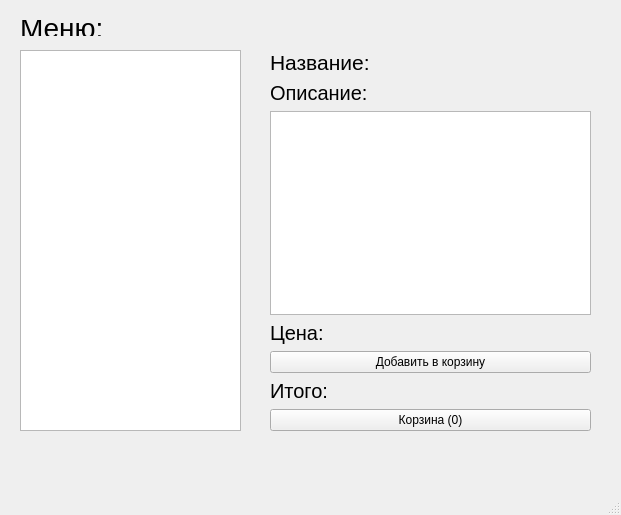
<?xml version="1.0" encoding="UTF-8"?>
<ui version="4.0">
 <class>MakeOrderWindow</class>
 <widget class="QMainWindow" name="MakeOrderWindow">
  <property name="geometry">
   <rect>
    <x>0</x>
    <y>0</y>
    <width>621</width>
    <height>515</height>
   </rect>
  </property>
  <property name="windowTitle">
   <string>MainWindow</string>
  </property>
  <widget class="QWidget" name="centralwidget">
   <widget class="QListWidget" name="dishes">
    <property name="geometry">
     <rect>
      <x>20</x>
      <y>50</y>
      <width>221</width>
      <height>381</height>
     </rect>
    </property>
    <property name="font">
     <font>
      <pointsize>15</pointsize>
     </font>
    </property>
   </widget>
   <widget class="QLabel" name="label">
    <property name="geometry">
     <rect>
      <x>20</x>
      <y>20</y>
      <width>91</width>
      <height>16</height>
     </rect>
    </property>
    <property name="font">
     <font>
      <pointsize>21</pointsize>
     </font>
    </property>
    <property name="text">
     <string>Меню:</string>
    </property>
   </widget>
   <widget class="QWidget" name="verticalLayoutWidget">
    <property name="geometry">
     <rect>
      <x>270</x>
      <y>50</y>
      <width>321</width>
      <height>381</height>
     </rect>
    </property>
    <layout class="QVBoxLayout" name="verticalLayout">
     <item>
      <widget class="QLabel" name="name_label">
       <property name="font">
        <font>
         <pointsize>16</pointsize>
        </font>
       </property>
       <property name="text">
        <string>Название:</string>
       </property>
      </widget>
     </item>
     <item>
      <widget class="QLabel" name="about_label">
       <property name="font">
        <font>
         <pointsize>15</pointsize>
        </font>
       </property>
       <property name="text">
        <string>Описание:</string>
       </property>
      </widget>
     </item>
     <item>
      <widget class="QTextBrowser" name="textBrowser"/>
     </item>
     <item>
      <widget class="QLabel" name="Cost_label">
       <property name="font">
        <font>
         <pointsize>15</pointsize>
        </font>
       </property>
       <property name="text">
        <string>Цена: </string>
       </property>
      </widget>
     </item>
     <item>
      <widget class="QPushButton" name="add_button">
       <property name="text">
        <string>Добавить в корзину</string>
       </property>
      </widget>
     </item>
     <item>
      <widget class="QLabel" name="result_label">
       <property name="font">
        <font>
         <pointsize>15</pointsize>
        </font>
       </property>
       <property name="text">
        <string>Итого:</string>
       </property>
      </widget>
     </item>
     <item>
      <widget class="QPushButton" name="basket_button">
       <property name="text">
        <string>Корзина (0)</string>
       </property>
      </widget>
     </item>
    </layout>
   </widget>
  </widget>
  <widget class="QMenuBar" name="menubar">
   <property name="geometry">
    <rect>
     <x>0</x>
     <y>0</y>
     <width>621</width>
     <height>22</height>
    </rect>
   </property>
  </widget>
  <widget class="QStatusBar" name="statusbar"/>
 </widget>
 <resources/>
 <connections/>
</ui>
